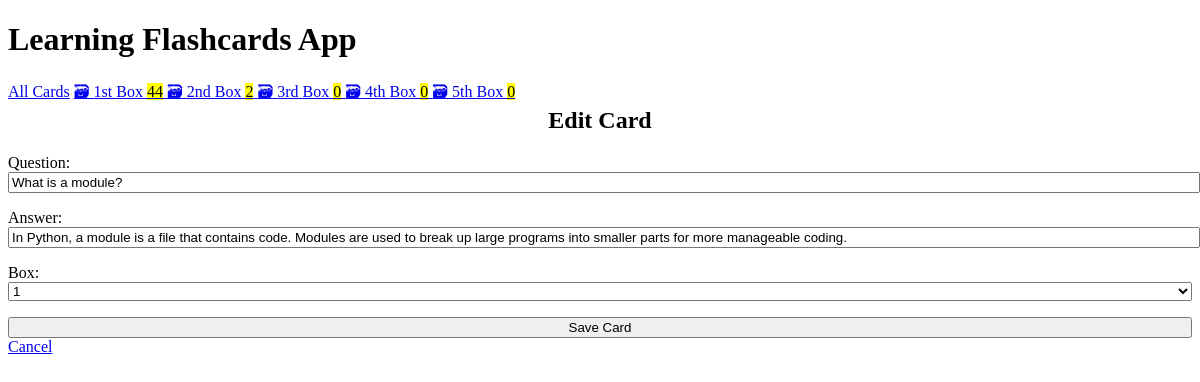
The page /edit/43 on the database its author committed.
### cards/models.py (models this page shows, shortened)
class Card(models.Model):
    question = models.CharField(max_length=100)
    answer = models.CharField(max_length=450)
    box = models.IntegerField(
        choices=zip(BOXES, BOXES),
        default=BOXES[0],
    )
    date_created = models.DateTimeField(auto_now_add=True)

### cards/views.py (the view)
# urls.py: path("edit/<int:pk>", views.CardUpdateView.as_view(), name="card-update"),
class CardUpdateView(CardCreateView, UpdateView):
    success_url = reverse_lazy("card-list")

### cards/templatetags/cards_tags.py (called while the page is built)
@register.inclusion_tag("cards/box_links.html")
def boxes_as_links():
    boxes = []
    for box_num in BOXES:
        card_count = Card.objects.filter(box=box_num).count()
        boxes.append({"number": box_num, "card_count" : card_count})
    return {"boxes" : boxes}

### cards/templates/cards/card_form.html (shortened to what this page needs)
{% extends "cards/base.html" %}
{% block content %}
    {% if card %}
        <h2>Edit Card</h2>
    {% else %}
        <h2>Create New Card</h2>
    {% endif %}
    <form method="post">
        {{ form.as_p }}
        <input type="submit" value="Save Card">
    </form>
    <a href="{% url 'card-list' %}">
        Cancel
    </a>
{% endblock %}

### cards/templates/cards/base.html (style rules this page uses)
:root { --accent: #6e48ad; --accent-bg: white; --bg: #fff; --text: #212121; --text-light: #585858; --border: #d8dae1; --code: #d81b60; --preformatted: #444; }
h2 { text-align: center; }
h2, h4 { margin-top: 0; }
input, select, textarea { width: 100%; }

### rows shown on the page
Card: question "What is a module?", answer "In Python, a module is a file that contains code. Modules are used to break up large programs into smaller parts for more manageable coding.", box "1"

### other values the page prints
{{ box.number | ordinal }} "1st" "2nd" "3rd" "4th" "5th"
{{ box.card_count }} "44" "2" "0" "0" "0"
